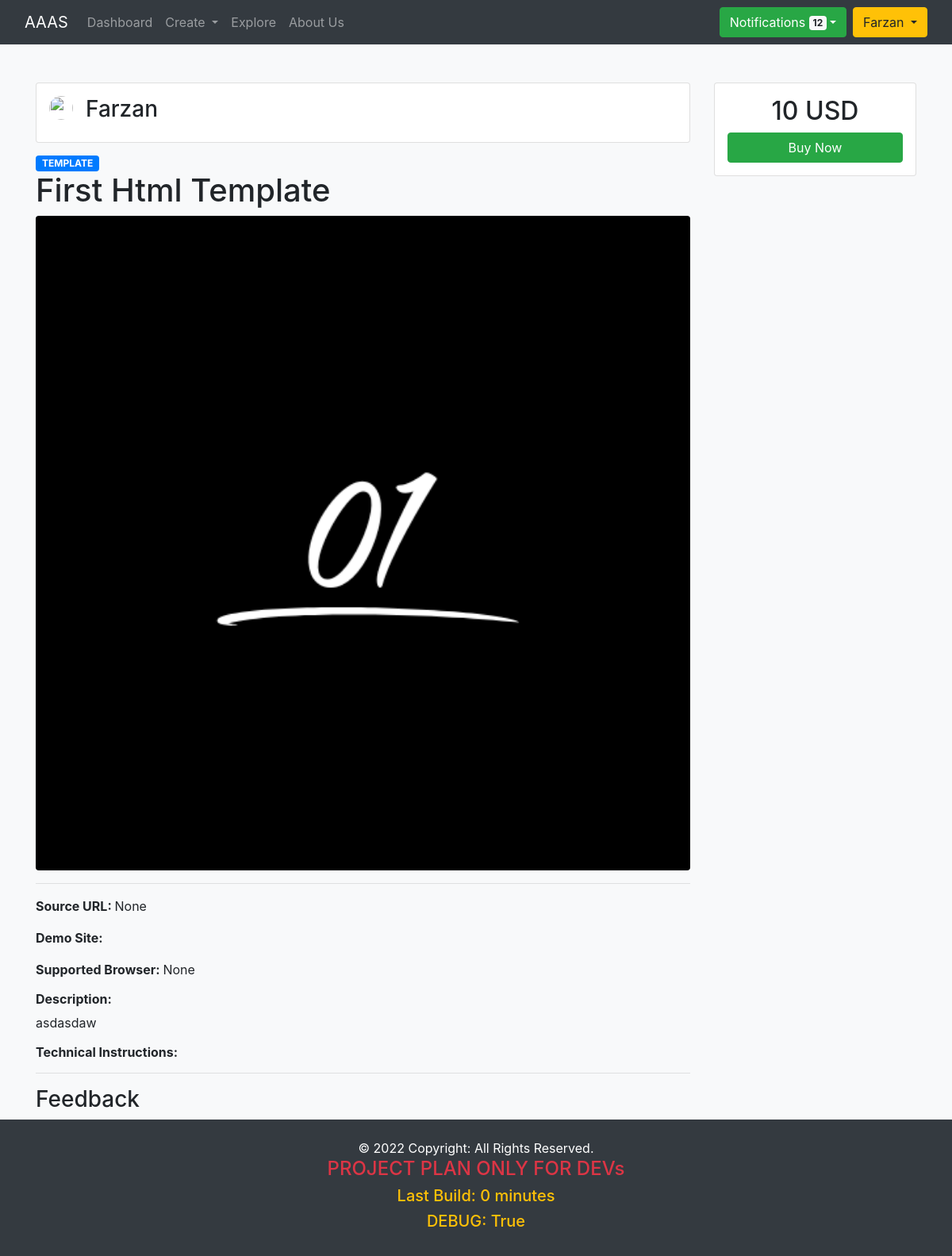
Screenshot of /product/first-html-template/ (signed in) with the database file from the repository.
### core/models.py (models this page shows, shortened)
class User(AbstractBaseUser, PermissionsMixin):
    email = models.EmailField(max_length=255, unique=True)
    username = models.CharField(max_length=25, unique=True)
    is_active = models.BooleanField(default=True)
    is_staff = models.BooleanField(default=False)
    wallet = models.PositiveIntegerField(default=0)
    mode = models.CharField(choices=(
        ('S', 'seller'),
        ('B', 'buyer'),
    ), default='S', max_length=1)
    objects = UserManager()
    USERNAME_FIELD = 'username'

class Product(models.Model):
    owner = models.ForeignKey(get_user_model(), on_delete=models.CASCADE)
    title = models.CharField(max_length=255)
    slug = models.CharField(default="", max_length=255, blank=True)
    description = models.TextField()
    thumbnail = models.ImageField('products/', null=True, blank=True)
    source_url = models.CharField(max_length=5000, null=True, blank=True)
    product_type = models.CharField(choices=PRODUCT_TYPES, default='A', max_length=1)
    last_approval_request_date = models.DateTimeField(auto_now=True)
    review_count = models.IntegerField(default=0)
    category = models.ForeignKey(Category, on_delete=models.SET_NULL, null=True, blank=True)
    tags = models.ManyToManyField(Tag, blank=True)
    marketed_on = models.ManyToManyField('MarketingPlatforms', blank=True)
    status = models.CharField(choices=(
        ('A', 'approved'),
        ('R', 'rejected'),
        ('P', 'pending'),
        ('D', 'draft'),
    ), default='D', max_length=1)
    created_at = models.DateTimeField(auto_now_add=True)
    class Meta:
        db_table = "Product"

class HtmlTemplate(models.Model):
    product = models.OneToOneField(Product, on_delete=models.CASCADE)
    source_file = models.FileField('templates', null=True)
    source_file_size = models.CharField(max_length=50, null=True, blank=True)
    supported_browser = models.CharField(max_length=5000, null=True, blank=True)
    demo_site = models.CharField(max_length=5000, null=True, blank=True)
    technical_instructions = models.TextField(default="")
    class Meta:
        db_table = "HtmlTemplate"

class ProductPackage(models.Model):
    service = models.ForeignKey(Product, on_delete=models.CASCADE)
    title = models.CharField(max_length=255)
    price = models.IntegerField(default=0)
    tiny_requests = models.IntegerField(default=0)
    normal_requests = models.IntegerField(default=0)
    class Meta:
        db_table = "ProductPackage"

### core/views.py (the view)
# urls.py: path('product/<str:slug>/', views.view_product, name='product-view'),
def view_product(request, slug):
    product = get_object_or_404(Product, slug=slug)
    obj, template = get_product_object(product)
    package = ProductPackage.objects.filter(service=product)
    feedbacks = Feedback.objects.filter(package__service=product)
    if product.product_type == 'A':
        endpoints = Endpoints.objects.filter(service=obj)
        return render(request, template, {
            'product': product,
            "obj": obj,
            "endpoints": endpoints,
            "packages": package,
            "feedbacks": feedbacks
        })
    else:
        return render(request, template, {
            'product': product,
            "obj": obj,
            "package": package,
            "feedbacks": feedbacks
        })

### core/context_processors.py (called while the page is built)
def settings(request):
    data = {
        "build": S.LATEST_BUILD,
        "debug": S.DEBUG
    }
    if request.user.is_authenticated:
        data['notifications'] = Notification.objects.filter(
            user=request.user
        )
    print(data)
    return data

### core/utils.py (called while the page is built)
def get_product_object(product):
    if product.product_type == "A":
        obj = ApiService.objects.get(product=product)
        template_name = "core/view-api.html"
    elif product.product_type == 'L':
        template_name = "core/view-logo.html"
        obj = Logo.objects.get(product=product)
    elif product.product_type == 'H':
        template_name = "core/view-template.html"
        obj = HtmlTemplate.objects.get(product=product)
    elif product.product_type == 'D':
        template_name = "core/view-software.html"
        obj = DownloadSoftware.objects.get(product=product)
    return obj, template_name

### templates/core/view-template.html (shortened to what this page needs)
{% extends 'base.html' %}
{% load static %}
{% block body %}
<div class="container mt-5 ">
    <div class="row">
        <div class="col-9">
            <div class="card p-3 mb-3">
                <div class="media">
                    <img class="rounded-circle mr-3" src="https://images.unsplash.com/photo-1544967082-d9d25d867d66?ixlib=rb-4.0.3&ixid=MnwxMjA3fDB8MHxwaG90by1wYWdlfHx8fGVufDB8fHx8&auto=format&fit=crop&w=880&q=80" style="width:30px; height:30px;" alt=""></h6>
                    <div class="media-body">
                        <h3 class="mt-0">{{product.owner.username.title}}</h2>
                    </div>
                </div>
            </div>
            <span class="badge badge-primary px-2 py-1">{{product.get_product_type_display}}</span>
            <h1>{{product.title.title}}</h1>
            <img class='rounded w-100' src="{{product.thumbnail.url}}" alt="HEHE" w-50>
            <hr>
            <p><span><strong>Source URL: </strong></span>{{product.source_url}}</p>
            <p><span><strong>Demo Site: </strong></span>{{product.demo_site}}</p>
            <p><span><strong>Supported Browser: </strong></span>{{obj.supported_browser}}</p>
            <h6><strong>Description: </strong></h6>
            <p>{{product.description}}</p>
            <h6><strong>Technical Instructions: </strong></h6>
            <hr>
        </div>
        <div class="col-3">
            <div class="card p-3">
                <div class="pricing text-center ">
                    <h2>{{package.0.price}} USD</h2>
                    <button class="btn btn-success col-12">Buy Now</button>
                </div>
            </div>
        </div>
        <div class="col-9">
            {% include 'components/feedback.html' %}
        </div>
    </div>
</div>
{% endblock body %}

### templates/base.html (shortened to what this page needs)
</html>
<!doctype html>
<html lang="en">
    {% load static %}
  <head>
    <link rel="stylesheet" href="https://cdn.jsdelivr.net/npm/bootstrap@4.5.3/dist/css/bootstrap.min.css">
    <link rel="stylesheet" href="https://cdnjs.cloudflare.com/ajax/libs/font-awesome/4.7.0/css/font-awesome.min.css">
  </head>
  <body>
    <nav class="navbar navbar-expand-lg navbar-dark bg-dark">
      <div class="container-fluid">
      <a class="navbar-brand" href="/">AAAS</a>
      <div class="collapse navbar-collapse" id="navbarSupportedContent">
        <ul class="navbar-nav mr-auto">
          {% if request.user.is_authenticated %}
          <li class="nav-item">
            <a class="nav-link" href="{% url 'seller:dashboard' %}">Dashboard</a>
          </li>
          <li class="nav-item dropdown">
            <a class="nav-link dropdown-toggle" href="#" role="button" data-toggle="dropdown" aria-haspopup="true" aria-expanded="false">
              Create
            </a>
          </li>
          {% endif %}
          <li class="nav-item">
            <a class="nav-link" href="{% url 'core:explore' %}">Explore</a>
          </li>
          <li class="nav-item">
            <a class="nav-link" href="{% url 'core:explore' %}">About Us</a>
          </li>
        </ul>
        <div class="form-inline my-2 my-lg-0">
          {% if request.user.is_authenticated %}
          <div class="btn-group mr-2">
            <button type="button" class="btn btn-success dropdown-toggle" data-toggle="dropdown" aria-haspopup="true" aria-expanded="false">Notifications <span class="badge badge-light">{{notifications.count}}</span></button>
          </div>
          <div class="btn-group">
            <button type="button" class="btn btn-warning dropdown-toggle" data-toggle="dropdown" aria-haspopup="true" aria-expanded="false">{{request.user.username.title}} </button>
          </div>
          {% else %}
          <a href="{% url 'accounts:login' %}" class="btn btn-outline-success my-2 my-sm-0 mx-1">Login</a>
          <a href="{% url 'accounts:register' %}" class="btn btn-outline-success my-2 my-sm-0 mx-1">Sign Up</a>
          {% endif %}
        </div>
      </div>
    </div>
    </nav>
    {% block body %}
    {% endblock body %}
    <footer class="page-footer font-small blue bg-dark">
      <div class="footer-copyright text-center py-4 text-white">
        © 2022 Copyright: All Rights Reserved.
        <br>
        <h4><a href="{% url 'core:project_plan' %}" class="text text-danger">PROJECT PLAN ONLY FOR DEVs</a></h4>
        <h5 class="text-warning">Last Build: {{build|timesince}}</h5>
        <h5 class="text-warning">DEBUG: {{debug}}</h5>
      </div>
    </footer>
  </body>
  </body>
</html>

### rows the page displays
User: user.username "Farzan"
Product: owner.username "Farzan", product_type "TEMPLATE", title "First Html Template", thumbnail (picture), source_url "None", description "asdasdaw"
HtmlTemplate: supported_browser "None"
ProductPackage: price "10"

### other values shown
{{ notifications.count }} "12"
{{ build|timesince }} "0 minutes"
{{ debug }} "True"
